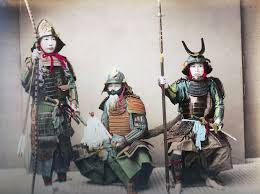
#> input picture samurai_color.jpg, 260 x 194 px
$ python 'Practica 12 Comprimir Imágenes.py'
#> lines starting #> are read from the running program, lines starting #| are printed output that depends on the picture
#Práctica 12: Comprimir Imágenes
import numpy as np
import matplotlib.pyplot as plt
import matplotlib.image as mpimg
#%% Importar los datos o leer la imagen
img = mpimg.imread('samurai_color.jpg')
#> img is the input picture: shape (194, 260, 3); mean R, G, B 146.2, 140.3, 136.5
image = plt.imshow(img)
#%% Reordenar la imagen para procesarla con PCA
d = img.shape
#> d = (194, 260, 3)
img_reshape = np.reshape(img,(d[0]*d[1],d[2]))
#%% Aplicar el PCA para reducir las dimensiones
data = img_reshape
medias = data.mean(axis=0)
#> medias = [146.2, 140.3, 136.5]
datam = data-medias
datacov = np.cov(datam.transpose())
#> datacov = [[4128, 3954, 3782.4], [3954, 3926.3, 3771.5], [3782.4, 3771.5, 3680.1]]
w, v = np.linalg.eig(datacov)
#> w = [11589.4, 122.6, 22.37]; v = [[-0.591, -0.777, 0.217], [-0.581, 0.223, -0.783], [-0.56, 0.589, 0.583]]
#%%Seleccionar los componentes principales
dim_max = 3 #Reducir las dimensiones
indx = np.argsort(w)[::-1]
#> indx = [0, 1, 2]
w = w[indx]
v = v[indx]
porcentaje = w/np.sum(w) #importante ver pocentajes para tomar desicion
#> porcentaje = [0.988, 0.0104, 0.00191]
porcentaje_acumulado = np.cumsum(porcentaje)
#> porcentaje_acumulado = [0.988, 0.998, 1]
componentes = w[indx[0:dim_max]]
#> componentes = [11589.4, 122.6, 22.37]
transformacion = v[:,indx[0:dim_max]]
#> transformacion has the same summary as v
#%%Proyectarlo a nuevos ejes
#con estos datas trabajan los modelos
data_new = np.matrix(datam)*np.matrix(transformacion)
#%%Recuperar los datos
data_r = np.matrix(data_new)*np.matrix(transformacion.transpose())+medias
#%%Visualizar la imagen
#Las imagenes png tienen las 4 matrices RGBK y las jpg solo RGB
img_r = img.copy()
img_r[:,:,0] = data_r[:,0].reshape((d[0]),(d[1])) #R
img_r[:,:,1] = data_r[:,1].reshape((d[0]),(d[1])) #G
img_r[:,:,2] = data_r[:,2].reshape((d[0]),(d[1])) #B
#img_r[:,:,3] = data_r[:,3].reshape((d[0]),(d[1])) #K
img_r[img_r<0]=0
plt.subplot(121)
plt.imshow(img)
plt.subplot(122)
plt.imshow(img_r)
plt.show()
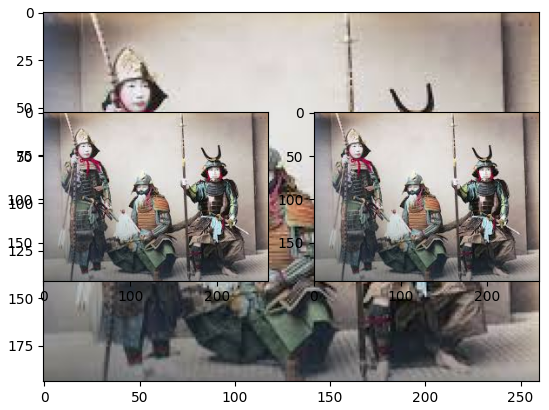
#> figure drawn by matplotlib, 3 panels
###############################################################################
#%% Importar los datos o leer la imagen
#> (the run stopped early here; a loop or call above may not have finished)
